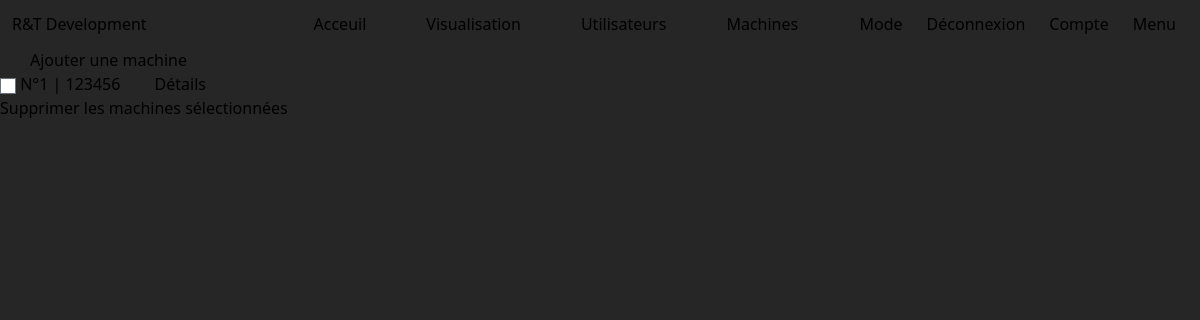
Before: /computerApp/machines/ (signed in) with the older database file.
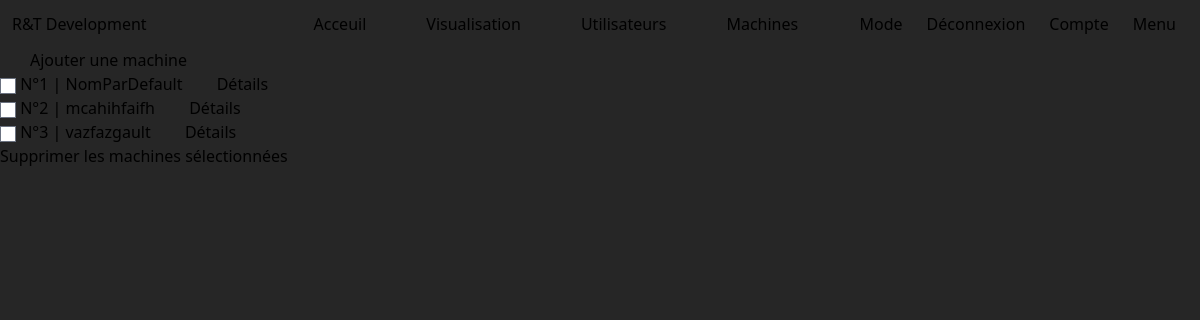
After: the same page with the newer database file.
### computerApp/models.py (models this page shows)
class Machine(models.Model):
    TYPE = (
        ('PC', ('PC - Run windows')),
        ('Mac', ('Mac - Run MacOS')),
        ('Serveur', ('Serveur - Simple Server to deploy virtual machines')),
        ('switch', ('Switch - To maintains and connect servers')),
    )
    VLAN = (
        ('Gestion',('77')),
        ('Clients',('10')),
        ('Services',('20')),
    )
    id = models.AutoField(primary_key=True, editable=False)
    nom = models.CharField(max_length = 20, default='NomParDefault')
    maintenanceDate = models.DateTimeField(auto_now_add=True)
    mach = models.CharField(max_length = 32, choices=TYPE, default='PC')
    ip = models.CharField(max_length = 32, default='127.0.0.1')
    vlan = models.CharField(max_length= 32, choices=VLAN, default='Gestion')

### computerApp/views.py (the view)
# urls.py: path('machines/',views.machine_list_view,name='machines'),
@login_required
def machine_list_view(request) :
    machines = Machine.objects.all()
    context={'machines':machines}
    return render(request,
        'machine_list.html',
        context)

### theme/context_processors.py (called while the page is built)
def theme(request):
    if 'is_dark_theme' in request.session:
        is_dark_theme = request.session.get('is_dark_theme')
        return {'is_dark_theme': is_dark_theme}
    return {'is_dark_theme': False}

### computerApp/templates/machine_list.html (shortened to what this page needs)
{% extends "index.html" %}
{% load static %}
{% block content %}
<!DOCTYPE html>
<html lang='fr'>
<head>
  <link rel="stylesheet" href="{% static 'css/styles.css' %}">
</head>
<body>
  <nav>
    <ul>
      <li><a href="{% url 'add-machine' %}">Ajouter une machine</a></li>
    </ul>
  </nav>
  {% if machines %}
  <form action="{% url 'del-machine' %}" method="post">
    <ul>
      {% for machine in machines %}
      <li>
        <input class="ajout" type="checkbox" name="selected_machine" value="{{ machine.id }}">
        N°{{ machine.id }} | {{ machine.nom }}
        <a href="{% url 'machine-detail' machine.id %}">Détails</a>
      </li>
      {% endfor %}
    </ul>
    <button type="submit">Supprimer les machines sélectionnées</button>
  </form>
  {% else %}
  <p>Il n’y a pas de machine.</p>
  {% endif %}
</body>
</html>
{% endblock %}

Changed rows visible on the page:
changed Machine id 1: nom "123456" → "NomParDefault"
added Machine: id "2", nom "mcahihfaifh"
added Machine: id "3", nom "vazfazgault"
